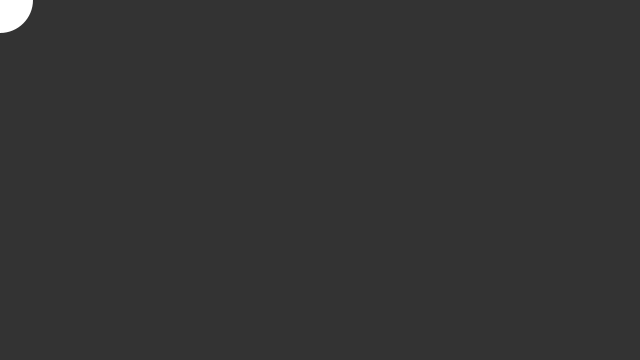
Frame 1 (no input)
Frame 60 (the mouse pressed at the canvas centre just before this capture): identical to frame 1, image omitted
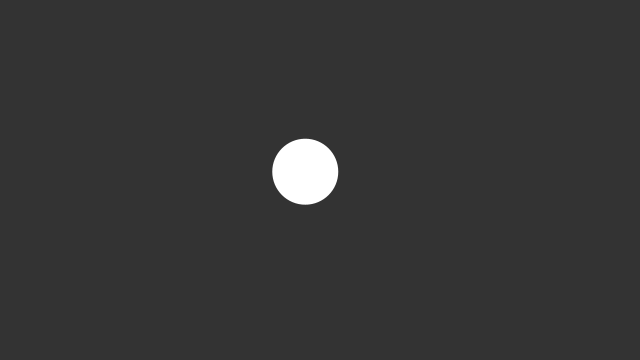
Frame 120 (the mouse held since frame 60 and released just before this capture)

The Processing sketch that drew these frames (run headless with seeded random() and noise(); from frame 60 on, the mouse is pressed at the canvas centre):

// Processing sketch: Easing
// ── Easing.pde
/**
 * Easing. 
 * 
 * Move the mouse across the screen and the symbol will follow.  
 * Between drawing each frame of the animation, the program
 * calculates the difference between the position of the 
 * symbol and the cursor. If the distance is larger than
 * 1 pixel, the symbol moves part of the distance (0.05) from its
 * current position toward the cursor. 
 */
 
float x;
float y;
float easing = 0.05;

void setup() {
  size(640, 360); 
  noStroke();  
}

void draw() { 
  background(51);
  
  float targetX = mouseX;
  float dx = targetX - x;
  x += dx * easing;
  
  float targetY = mouseY;
  float dy = targetY - y;
  y += dy * easing;
  
  ellipse(x, y, 66, 66);
}
